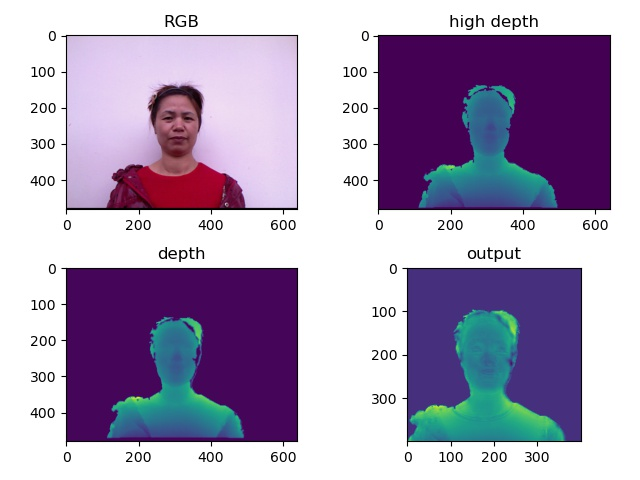

Write Python code to recreate this figure.
from PIL import Image
import numpy as np

from matplotlib import pyplot as plt

color_path = 'dataset\zyh2\group1\color_map\pose_0.png'
img_path = ['dataset\zyh2\group1\high_quality_depth\pose_0.png', 'dataset\zyh2\group1\depth_map\pose_0.png', 'dataset/zyh2/group1/refined_depth_map/dt_pose_0.png']
title = ['high depth', 'depth', 'output']
fig, ax = plt.subplots(2, 2)
ax[0, 0].imshow(np.array(Image.open(color_path)))
ax[0, 0].set_title("RGB")

mask = np.array(Image.open('dataset\zyh2\group1\mask\pose_0.png'))
mask //= 255

mins = maxx = -1
for k, p in enumerate(img_path):
    img = Image.open(p)
    img = np.array(img)
    if k != 2:
        img = img * mask

    data = []
    x, y = img.shape
    for i in range(x):
        for j in range(y):
            if img[i][j] != 0:
                data.append(img[i][j])

    if k == 0:
        mins = min(data)
        maxx = max(data)

    img_show = np.zeros((x,y), dtype=np.float64)

    for i in range(x):
        for j in range(y):
            if img[i][j] != 0:
                img_show[i][j] = (img[i][j] - mins) / (maxx - mins)

                if k == 0:
                    print(img[i][j])
                

    i1, i2 = (k + 1) // 2, (k + 1) % 2
    ax[i1, i2].set_title(title[k])
    ax[i1, i2].imshow(img_show)

fig.tight_layout()
# plt.show()
plt.savefig('dataset\zyh2\im.jpg')